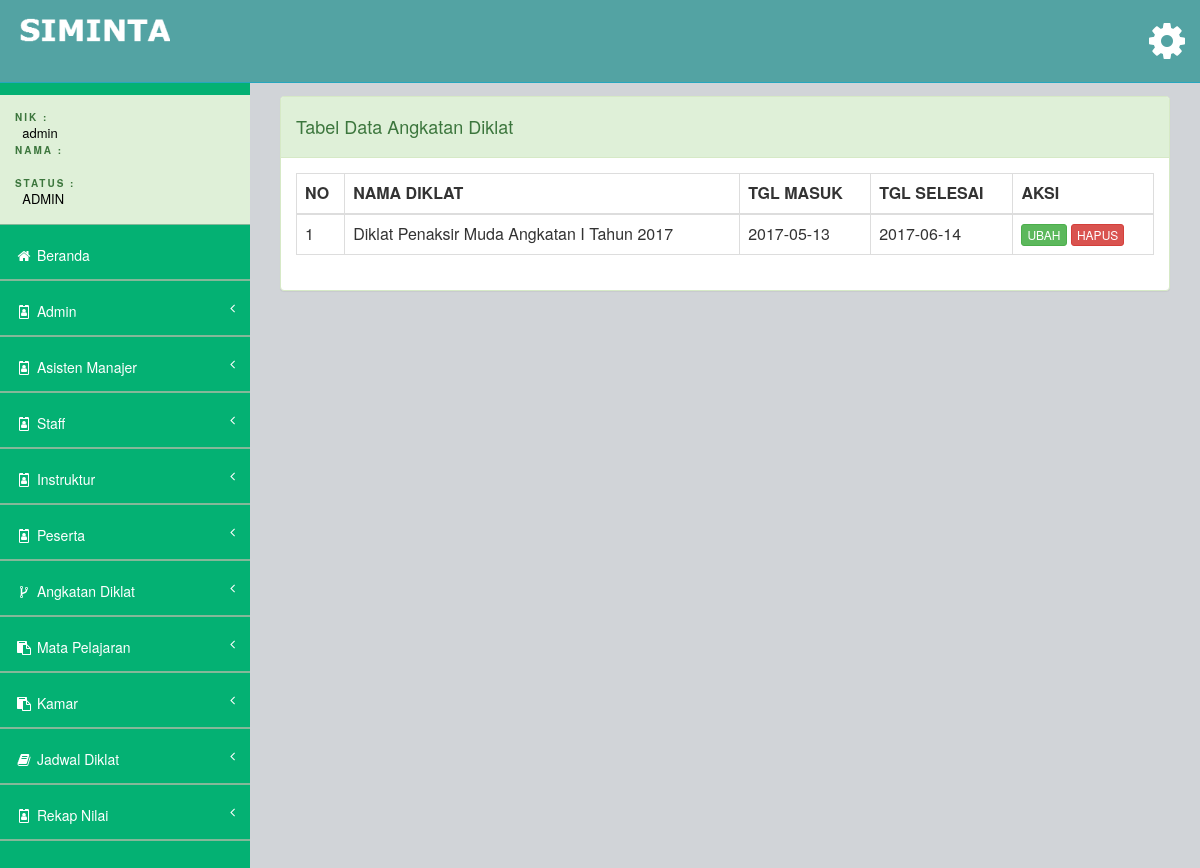
The app's page /views/admin/main.php?page=lihat-angkatan (signed in), older data.
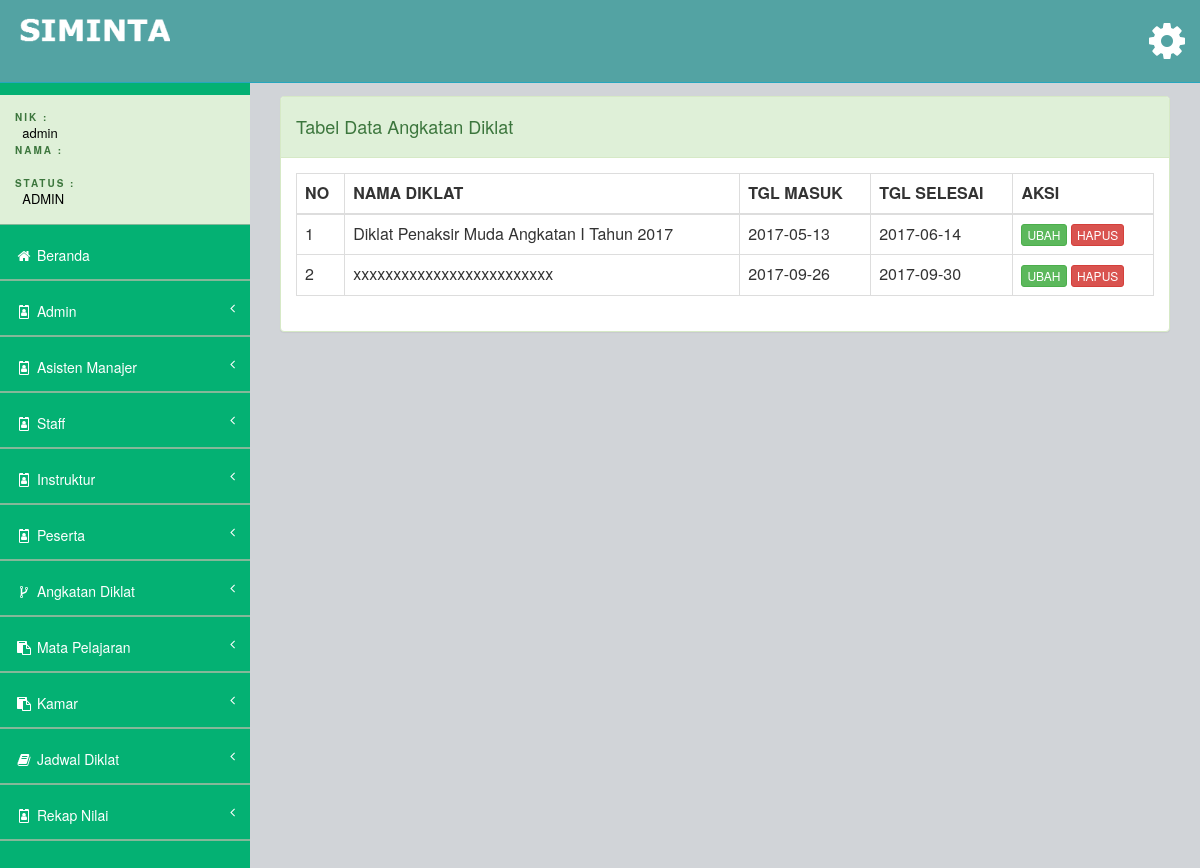
The same page, newer data.
### tables this page shows
CREATE TABLE `tb_angkatan` (
  `id` int(10) NOT NULL,
  `nama_diklat` varchar(200) NOT NULL,
  `tgl_masuk` date NOT NULL,
  `tgl_selesai` date NOT NULL
);

### views/admin/angkatan_diklat/lihat-angkatan.php (the view)
<div class="row">
    <div class="col-md-12">
        <div class="panel panel-success">
            <div class="panel-heading">
                <h4>Tabel Data Angkatan Diklat</h4>
            </div>
            <div class="panel-body">
                <div class="">
                    <table class="table table-bordered table-hover my-datatable">
                        <thead>
                            <tr>
                                <th>NO</th>
                                <th>NAMA DIKLAT</th>
                                <th>TGL MASUK</th>
                                <th>TGL SELESAI</th>
                                <th>AKSI</th>
                            </tr>
                        </thead>
                        <tbody>
                            <?php
                                $no = 1;
                                $sql = "SELECT * FROM tb_angkatan";
                                $proses = mysqli_query($conn, $sql);
                                while ($data = mysqli_fetch_assoc($proses))
                                {
                            ?>
                                <tr>
                                    <td><?php echo $no; ?></td>
                                    <td><?php echo $data["nama_diklat"] ?></td>
                                    <td><?php echo $data["tgl_masuk"] ?></td>
                                    <td><?php echo $data["tgl_selesai"] ?></td>
                                    <td>
                                        <a href="#" class="btn btn-xs btn-success">UBAH</a>
                                        <a href="#" class="btn btn-xs btn-danger">HAPUS</a>
                                    </td>
                                </tr>
                            <?php
                                    $no++;
                                }
                            ?>
                        </tbody>
                    </table>
                </div>
            </div>
        </div>
    </div>
</div>

Row changes from the older to the newer data that the page shows:
added tb_angkatan: nama_diklat "xxxxxxxxxxxxxxxxxxxxxxxxx", tgl_masuk "2017-09-26", tgl_selesai "2017-09-30"
